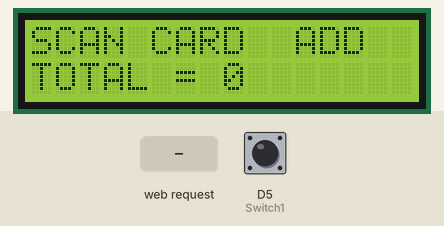
This sketch was run on a simulated ESP8266 (NodeMCU). On the bench: 16×2 character LCD. The test bench sets the inputs (shaded band); at power-on: D5 (Switch1) HIGH. WiFi joins after 1.5 s; servers stay silent unless stated; what the sketch prints to the serial monitor is not drawn.

Above: at 3.8 s.
3.9 s: D5 (Switch1) pulled LOW for 1 s
At 5.3 s:
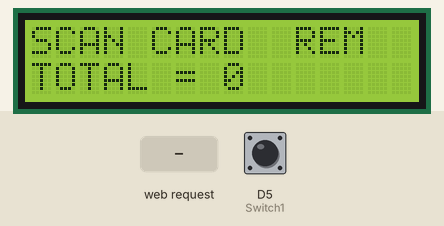
6.4 s: HTTP request GET /Item1_ADD received
At 6.8 s:
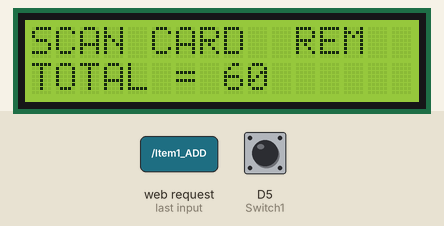
7.9 s: HTTP request GET /Item2_REM received
At 8.6 s:
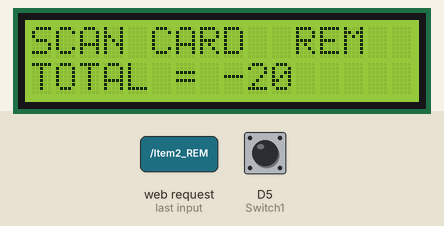
9.4 s: D5 (Switch1) pulled LOW for 0.15 s
At 9.59 s:
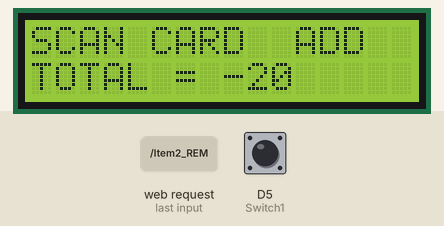
Timing chart, 0 to 12.4 s (numbered marks = the images above; inputs shaded):
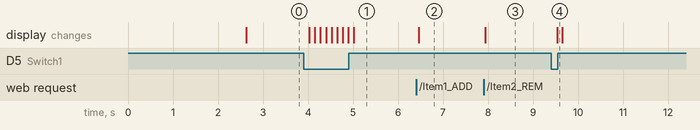

The sketch:

IOT_Shopping_Cart.ino
```cpp
#include <ESP8266WiFi.h>
#include <Wire.h>
#include <LiquidCrystal_I2C.h>

LiquidCrystal_I2C lcd(0x27, 16, 2);

const char* ssid     = "TARUN";
const char* password = "123456789";

WiFiServer server(80);

String header;

String Item1 = "39008F918BAC";
String Item2 = "39008F8B8FB2";
String Item3 = "39008FC1DDAA";
String Item4 = "39008FC1E295";
String Item5 = "39008FC1D7A0";
String Item6 = "39008FC20074";
String Item7 = "39008F5B19F4";
String Item8 = "39008F6B9845";

int Switch1 = D5;
int Switch2 = D6;
int Switch3 = D7;
int Switch4 = D8;

int Q_item1 = 0;
int Q_item2 = 0;
int Q_item3 = 0;
int Q_item4 = 0;
int Q_item5 = 0;
int Q_item6 = 0;
int Q_item7 = 0;
int Q_item8 = 0;

int C_item1 = 60;
int C_item2 = 80;
int C_item3 = 120;
int C_item4 = 40;
int C_item5 = 10;
int C_item6 = 23;
int C_item7 = 109;
int C_item8 = 201;

int TC_item1 = 60;
int TC_item2 = 80;
int TC_item3 = 120;
int TC_item4 = 40;
int TC_item5 = 10;
int TC_item6 = 23;
int TC_item7 = 109;
int TC_item8 = 201;

int Total_Cost = 0;

String N_item1 = "Item 1 ";
String N_item2 = "Item 2 ";
String N_item3 = "Item 3 ";
String N_item4 = "Item 4 ";
String N_item5 = "Item 5 ";
String N_item6 = "Item 6 ";
String N_item7 = "Item 7 ";
String N_item8 = "Item 8 ";

int P;
int A;
int S;

long TIME;

void setup() {
  Serial.begin(9600);

  Wire.begin();
  lcd.begin();
  lcd.backlight();
  lcd.clear();
  lcd.home();
  lcd.print("  IOT SHOPPING  ");
  lcd.setCursor(0,1);
  lcd.print("      CART      ");
  delay(1000);

  pinMode(Switch1, INPUT_PULLUP);
  pinMode(Switch2, INPUT_PULLUP);
  pinMode(Switch3, INPUT_PULLUP);
  pinMode(Switch4, INPUT_PULLUP);

  WiFi.begin(ssid, password);
  Serial.print("Connecting to ");
  Serial.println(ssid);
  while (WiFi.status() != WL_CONNECTED) {
    delay(500);
    Serial.print(".");
  }

  Serial.println("");
  Serial.println("WiFi connected.");
  Serial.println("IP address: ");
  Serial.println(WiFi.localIP());
  server.begin();
}

void loop(){
  if (digitalRead(Switch1) == LOW ) { A = !A; delay(100);}

  TC_item1 = C_item1 * Q_item1;
  TC_item2 = C_item2 * Q_item2;
  TC_item3 = C_item3 * Q_item3;
  TC_item4 = C_item4 * Q_item4;
  TC_item5 = C_item5 * Q_item5;
  TC_item6 = C_item6 * Q_item6;
  TC_item7 = C_item7 * Q_item7;
  TC_item8 = C_item8 * Q_item8;

  Total_Cost = TC_item1+TC_item2+TC_item3+TC_item4+TC_item5+TC_item6+TC_item7+TC_item8;

  lcd.setCursor(0,0); lcd.print("SCAN CARD  "); if (A == 0 ) {lcd.print("ADD");} else {lcd.print("REM");}
  lcd.setCursor(0,1); lcd.print("TOTAL = "); lcd.print(Total_Cost); lcd.print("  ");

  if(Serial.available()){
    String S = Serial.readString();
    Serial.println(S);
    if ( A == 0 ){
      if ( S == Item1 ) { Q_item1 = Q_item1 + 1; lcd.setCursor(0,0); lcd.print("ITEM1 ADDED     "); }
      if ( S == Item2 ) { Q_item2 = Q_item2 + 1; lcd.setCursor(0,0); lcd.print("ITEM2 ADDED     "); }
      if ( S == Item3 ) { Q_item3 = Q_item3 + 1; lcd.setCursor(0,0); lcd.print("ITEM3 ADDED     "); }
      if ( S == Item4 ) { Q_item4 = Q_item4 + 1; lcd.setCursor(0,0); lcd.print("ITEM4 ADDED     "); }
      if ( S == Item5 ) { Q_item5 = Q_item5 + 1; lcd.setCursor(0,0); lcd.print("ITEM5 ADDED     "); }
      if ( S == Item6 ) { Q_item6 = Q_item6 + 1; lcd.setCursor(0,0); lcd.print("ITEM6 ADDED     "); }
      if ( S == Item7 ) { Q_item7 = Q_item7 + 1; lcd.setCursor(0,0); lcd.print("ITEM7 ADDED     "); }
      if ( S == Item8 ) { Q_item8 = Q_item8 + 1; lcd.setCursor(0,0); lcd.print("ITEM8 ADDED     "); }
    }

    if ( A == 1 ){
      if ( S == Item1 && Q_item1 > 0 ) { Q_item1 = Q_item1-1; lcd.setCursor(0,0); lcd.print("ITEM1 REMOVE    "); }
      if ( S == Item2 && Q_item2 > 0 ) { Q_item2 = Q_item2-1; lcd.setCursor(0,0); lcd.print("ITEM2 REMOVE    "); }
      if ( S == Item3 && Q_item3 > 0 ) { Q_item3 = Q_item3-1; lcd.setCursor(0,0); lcd.print("ITEM3 REMOVE    "); }
      if ( S == Item4 && Q_item4 > 0 ) { Q_item4 = Q_item4-1; lcd.setCursor(0,0); lcd.print("ITEM4 REMOVE    "); }
      if ( S == Item5 && Q_item5 > 0 ) { Q_item5 = Q_item5-1; lcd.setCursor(0,0); lcd.print("ITEM5 REMOVE    "); }
      if ( S == Item6 && Q_item6 > 0 ) { Q_item6 = Q_item6-1; lcd.setCursor(0,0); lcd.print("ITEM6 REMOVE    "); }
      if ( S == Item7 && Q_item7 > 0 ) { Q_item7 = Q_item7-1; lcd.setCursor(0,0); lcd.print("ITEM7 REMOVE    "); }
      if ( S == Item8 && Q_item8 > 0 ) { Q_item8 = Q_item8-1; lcd.setCursor(0,0); lcd.print("ITEM8 REMOVE    "); }
    }
    delay(1000);
  }

  Update_data();
  }

void Update_data(){
  WiFiClient client = server.available();
  if (client) {
    String currentLine = "";
    TIME = millis();
    while (client.connected()) {
      if ( millis() - TIME > 1000) { client.stop(); }
      if (client.available()) {
        char c = client.read();
        Serial.write(c);
        header += c;
if (c == '\n') {
  if (currentLine.length() == 0) {
    if ( header.indexOf("GET /Item1_ADD") >= 0 ) { Q_item1 = Q_item1 + 1; } else if ( header.indexOf("GET /Item1_REM") >= 0 ) { Q_item1 = Q_item1 - 1; }
    if ( header.indexOf("GET /Item2_ADD") >= 0 ) { Q_item2 = Q_item2 + 1; } else if ( header.indexOf("GET /Item2_REM") >= 0 ) { Q_item2 = Q_item2 - 1; }
    if ( header.indexOf("GET /Item3_ADD") >= 0 ) { Q_item3 = Q_item3 + 1; } else if ( header.indexOf("GET /Item3_REM") >= 0 ) { Q_item3 = Q_item3 - 1; }
    if ( header.indexOf("GET /Item4_ADD") >= 0 ) { Q_item4 = Q_item4 + 1; } else if ( header.indexOf("GET /Item4_REM") >= 0 ) { Q_item4 = Q_item4 - 1; }
    if ( header.indexOf("GET /Item5_ADD") >= 0 ) { Q_item5 = Q_item5 + 1; } else if ( header.indexOf("GET /Item5_REM") >= 0 ) { Q_item5 = Q_item5 - 1; }
    if ( header.indexOf("GET /Item6_ADD") >= 0 ) { Q_item6 = Q_item6 + 1; } else if ( header.indexOf("GET /Item6_REM") >= 0 ) { Q_item6 = Q_item6 - 1; }
    if ( header.indexOf("GET /Item7_ADD") >= 0 ) { Q_item7 = Q_item7 + 1; } else if ( header.indexOf("GET /Item7_REM") >= 0 ) { Q_item7 = Q_item7 - 1; }
    if ( header.indexOf("GET /Item8_ADD") >= 0 ) { Q_item8 = Q_item8 + 1; } else if ( header.indexOf("GET /Item8_REM") >= 0 ) { Q_item8 = Q_item8 - 1; }

    //header = "";

    TC_item1 = C_item1 * Q_item1;
    TC_item2 = C_item2 * Q_item2;
    TC_item3 = C_item3 * Q_item3;
    TC_item4 = C_item4 * Q_item4;
    TC_item5 = C_item5 * Q_item5;
    TC_item6 = C_item6 * Q_item6;
    TC_item7 = C_item7 * Q_item7;
    TC_item8 = C_item8 * Q_item8;

    Total_Cost = TC_item1+TC_item2+TC_item3+TC_item4+TC_item5+TC_item6+TC_item7+TC_item8;

    client.println("HTTP/1.1 200 OK");
    client.println("Content-type:text/html");
    client.println("Connection: close");
    client.println();

    client.println("<!DOCTYPE html><html>");
    client.println("<head><meta name=\"viewport\" content=\"width=device-width, initial-scale=1\">");
    client.println("<link rel=\"icon\" href=\"data:,\">");

    client.println("<style> table, th, td {border: 1px solid black;} html { font-family: Helvetica; display: inline-block; margin: 0px auto; text-align: center;}");
    client.println("</style> </head>");
    client.println("<body><h1>IOT BASED SMART SHOPPING SYSTEM</h1>");

    client.println("<table class=\"center\">");

    client.println("<tr><th><h2>S. No.</h2></th><th><h2>Product</h2></th><th><h2>Qty.</h2><th><h2>Cost</h2> <th><h2>Total</h2> </th><th><h2>Add</h2></th><th><h2>Remove</h2></th></tr>");

  P = 1;
  for ( int i =1; i < 9; i++){
    String item;
    String SvalA;
    String SvalR;

    int Qty;
    int Cost;
    int TCost;

    if ( i == 1 ) { item = "Item1"; SvalA = "Item1_ADD\n"; SvalR = "Item1_REM\n"; Qty = Q_item1; Cost = C_item1; TCost = TC_item1;}
    if ( i == 2 ) { item = "Item2"; SvalA = "Item2_ADD\n"; SvalR = "Item2_REM\n"; Qty = Q_item2; Cost = C_item2; TCost = TC_item2;}
    if ( i == 3 ) { item = "Item3"; SvalA = "Item3_ADD\n"; SvalR = "Item3_REM\n"; Qty = Q_item3; Cost = C_item3; TCost = TC_item3;}
    if ( i == 4 ) { item = "Item4"; SvalA = "Item4_ADD\n"; SvalR = "Item4_REM\n"; Qty = Q_item4; Cost = C_item4; TCost = TC_item4;}
    if ( i == 5 ) { item = "Item5"; SvalA = "Item5_ADD\n"; SvalR = "Item5_REM\n"; Qty = Q_item5; Cost = C_item5; TCost = TC_item5;}
    if ( i == 6 ) { item = "Item6"; SvalA = "Item6_ADD\n"; SvalR = "Item6_REM\n"; Qty = Q_item6; Cost = C_item6; TCost = TC_item6;}
    if ( i == 7 ) { item = "Item7"; SvalA = "Item7_ADD\n"; SvalR = "Item7_REM\n"; Qty = Q_item7; Cost = C_item7; TCost = TC_item7;}
    if ( i == 8 ) { item = "Item8"; SvalA = "Item8_ADD\n"; SvalR = "Item8_REM\n"; Qty = Q_item8; Cost = C_item8; TCost = TC_item8;}

    if (Qty>0) {
      client.println("<tr><th>" + String(P) + "</th><th>" + item + "</th><th>"+ String(Qty) +"<th>"+ String(Cost)+"<th>"+ String(TCost)+"</th><th><a href="+ SvalA +"> Add </a>  </th><th><a href="+ SvalR +"> Remove </a>  </th></tr>"); P = P +1;
    }
  }
      client.println("<tr><th> </th><th> Total </th><th> <th> <th>"+ String(Total_Cost)+"</th><th></th><th></th></tr>");
      client.println("</table>");

      client.println("<th> <a href= Pay_Now > <h3>PAY NOW</h3> </a> </th>");
      client.println("</body></html>");

      client.println();
      break;
    }

     else {  currentLine = ""; }
    }

     else if (c != '\r') { currentLine += c; }
    }
  }

    header = "";

    client.stop();
    Serial.println("Client disconnected.");
    Serial.println("");
  }
}
```

Measured:
- after the input at 3.9 s, the display: changes after 0.13 s (image 1)
- after the input at 6.4 s, the display: changes after 0.06 s (image 2)
- after the input at 7.9 s, the display: changes at once (image 3)
- after the input at 9.4 s, the display: changes after 0.14 s (image 4)
